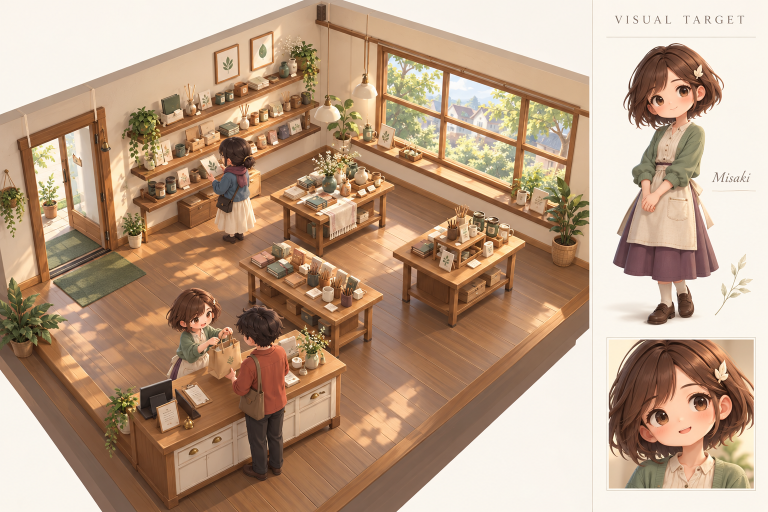
#> input picture docs/codex-v4/reference/Approved_Visual_Target_Misaki.png, 1536 x 1024 px (shown at 1/2 size)
$ python shape-compare.py
#> lines starting #> are read from the running program, lines starting #| are printed output that depends on the picture
"""Crop/scale/label actual R3/R4 frames only; no colour or geometry edits."""
from pathlib import Path
from PIL import Image,ImageDraw,ImageFont
root=Path(__file__).resolve().parents[2]
out=root/'docs/reviews/evidence/asset-foundation-v1-r4';old=root/'docs/reviews/evidence/asset-foundation-v1-r3'
font=ImageFont.truetype('/usr/share/fonts/truetype/dejavu/DejaVuSans.ttf',17)
def row(items,name,height,crop=None):
#> called with name = 'target-r3-r4-normal480.png', height = 480
 frames=[]
 for label,path,box in items:
  im=Image.open(path).convert('RGB')
#> im is the input picture: PIL image 1536x1024 RGB; mean R, G, B 186.4, 158, 133.5
  if box:im=im.crop(box)
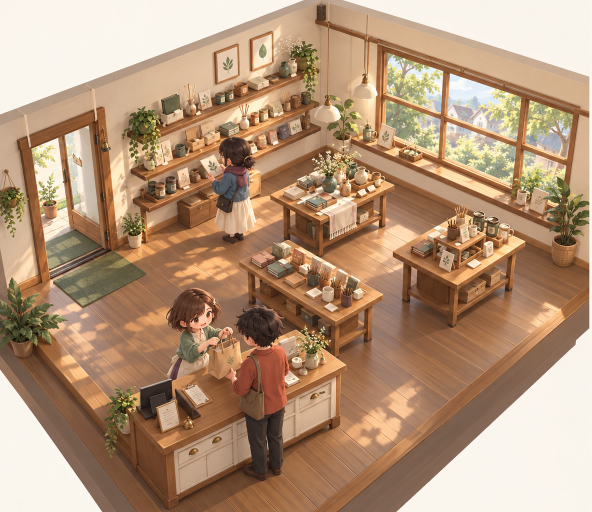
#> im: PIL image 1184x1024 RGB (shown at 1/2 size); mean R, G, B 179.2, 148, 120.7
  im=im.resize((round(im.width*height/im.height),height),Image.Resampling.LANCZOS);frames.append((label,im))
#> after `im = im.resize((round(im.width * height / im.height), height), Image.R`:
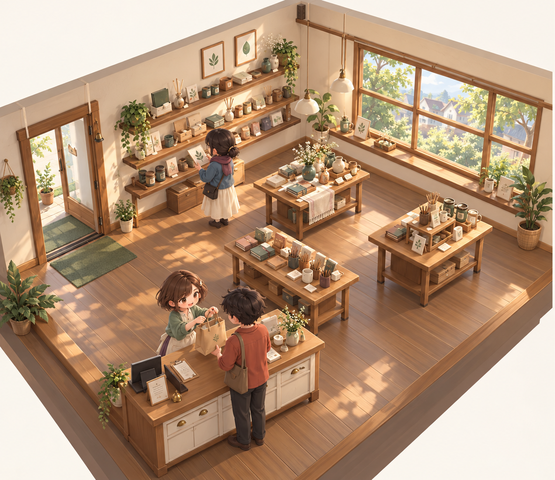
#> im: PIL image 555x480 RGB; mean R, G, B 179.2, 148, 120.7
 image=Image.new('RGB',(sum(im.width for _,im in frames)+12*(len(frames)+1),height+56),'#f5f1ea');draw=ImageDraw.Draw(image);x=12
 for label,im in frames:draw.text((x,12),label,font=font,fill='#302b26');image.paste(im,(x,44));x+=im.width+12
 image.save(out/name)
scene=(105,75,1190,800)
#> (the run stopped early here; a loop or call above may not have finished)
